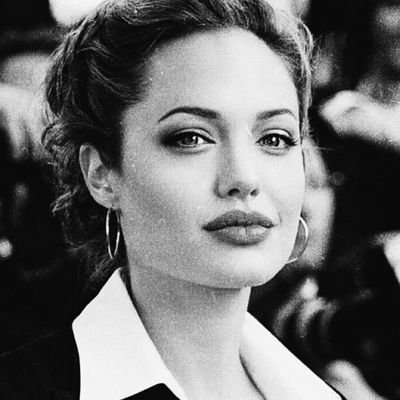
#> input picture images/angelina.jpg, 400 x 400 px, found by its file name
$ jupyter execute kontraharmonik_filtreleme.ipynb
#> lines starting #> are read from the running program, lines starting #| are printed output that depends on the picture
#> further down, img is the input picture: shape (400, 400, 3); min 0, max 255, mean 108.7
#| Görüntü Boyutları (Row, Column, Channels): (400, 400, 3)
#| Görüntü Veri Tipi: uint8
[cell 1]
import cv2
import numpy as np
from matplotlib import pyplot as plt

def saltPepperNoise(image, s_vs_p=0.5, amount=0.01):
#> called with s_vs_p = 0.5, amount = 0.01
    row, col, ch = image.shape
#> row = 400; col = 400; ch = 3
    noisy = np.copy(image)

    # Tuz gürültüsü
    num_salt = np.ceil(amount * image.size * s_vs_p).astype(int)
#> num_salt = 2400
    coords_salt = [np.random.randint(0, high=i, size=num_salt) for i in image.shape]
    noisy[tuple(coords_salt)] = 1

    # Biber gürültüsü
    num_pepper = np.ceil(amount * image.size * (1.0 - s_vs_p)).astype(int)
#> num_pepper = 2400
    coords_pepper = [np.random.randint(0, high=i, size=num_pepper) for i in image.shape]
    noisy[tuple(coords_pepper)] = 0
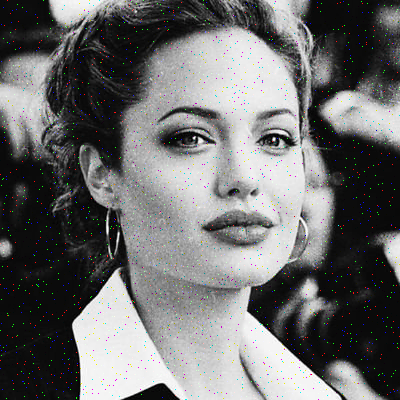
#> noisy: shape (400, 400, 3) float64; mean B, G, R 0.427, 0.427, 0.427

    return noisy

def contraharmonic_mean_filter(image, filter_size, Q):
#> called with filter_size = 3, Q = 1.5
    return cv2.filter2D(image, -1, np.ones((filter_size, filter_size), np.float32) / (filter_size ** 2), borderType=cv2.BORDER_CONSTANT)
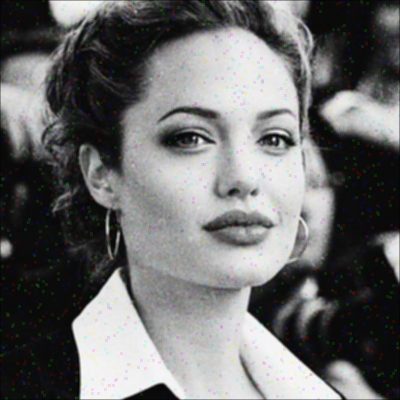
#> returned value: shape (400, 400, 3) float64; mean of channels 0, 1, 2 0.426, 0.426, 0.426; drawn as B, G, R


# Örnek bir resim yükleyelim
img_url = '/content/drive/MyDrive/GoruntuIsleme/images/angelina.jpg'
img = cv2.imread(img_url)

# Görüntü özelliklerini görüntüle
print("Görüntü Boyutları (Row, Column, Channels):", img.shape)
print("Görüntü Veri Tipi:", img.dtype)

# Resmi normalleştir
img = img / 255.0

# Gürültü ekleyin
noise_img = saltPepperNoise(img)

# Kontraharmonik ortalama filtresi uygula
filter_size = 3  # Filtre boyutu belirlenir
Q = 1.5  # Kontraharmonik ortalama filtresinin parametresi
contraharmonic_filtered_img = contraharmonic_mean_filter(noise_img, filter_size, Q)


# Gürültü eklenmiş
# orjinal resmi göster
plt.imshow(img)
plt.title("orjinal image")
plt.show()
# Gürültü eklenmiş
plt.imshow(noise_img)
plt.title("Salt and Pepper Noise")
plt.show()
# kontraharmonik ortalama filtresi
plt.imshow(contraharmonic_filtered_img)
plt.title("Contraharmonic Filtered Image")
plt.show()
